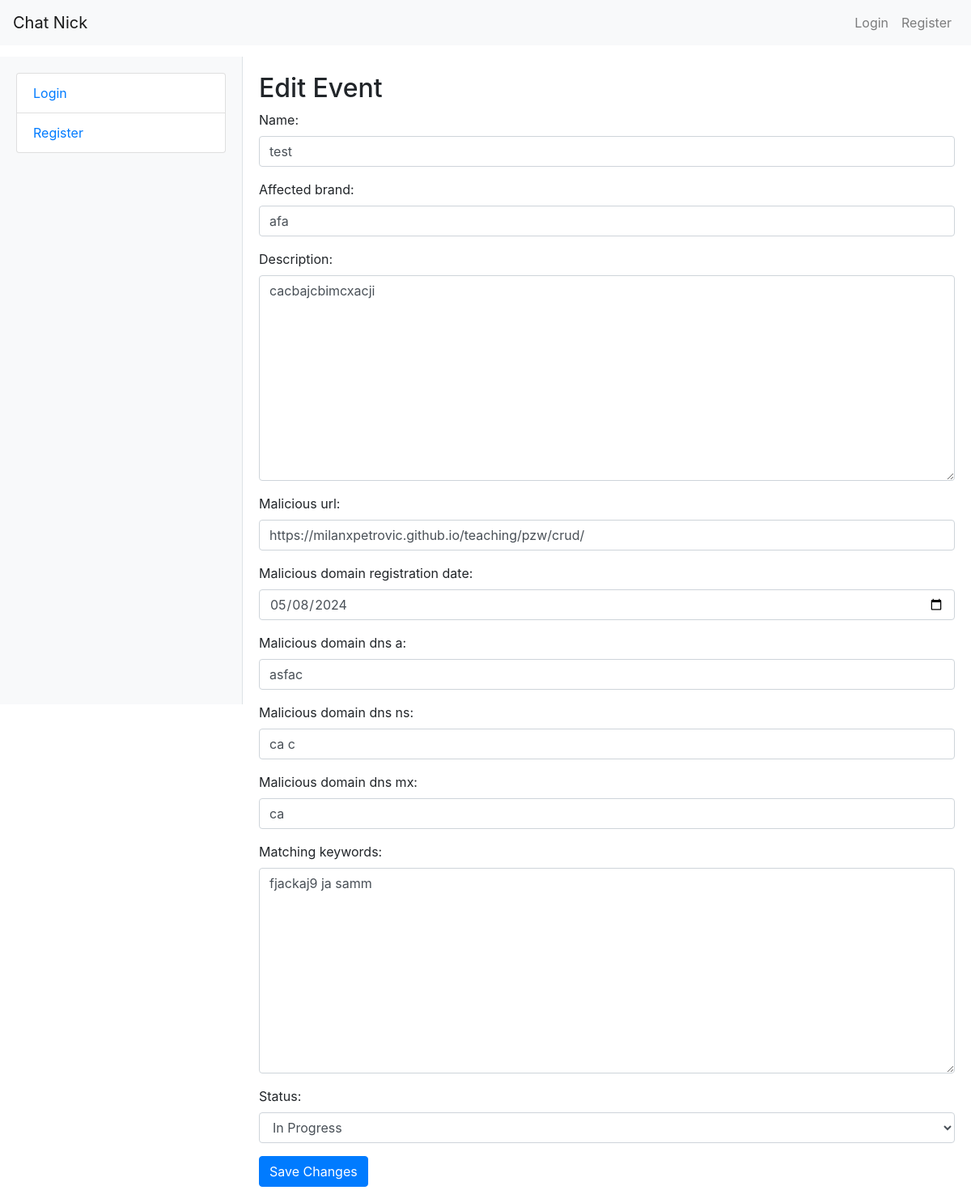
The page /edit_event/2/ on the database its author committed.
### main/models.py (models this page shows)
class Event(models.Model):
    STATUS_CHOICES = [
        ('todo', 'To Do'),
        ('in_progress', 'In Progress'),
        ('done', 'Done'),
    ]
    name = models.CharField(max_length=255)
    creation_datetime = models.DateTimeField(auto_now_add=True)
    affected_brand = models.CharField(max_length=255)
    description = models.TextField(max_length=1500)
    malicious_url = models.URLField()
    malicious_domain_registration_date = models.DateField(default=date.today)  # Set default to today's date
    malicious_domain_dns_a = models.CharField(max_length=255)
    malicious_domain_dns_ns = models.CharField(max_length=255)
    malicious_domain_dns_mx = models.CharField(max_length=255)
    matching_keywords = models.TextField()
    status = models.CharField(max_length=20, choices=STATUS_CHOICES, default='todo')

### main/views.py (the view)
# urls.py: path('edit_event/<int:event_id>/', views.edit_event, name='edit_event'),  # URL za uređivanje događaja
def edit_event(request, event_id):
    event = get_object_or_404(Event, id=event_id)
    if request.method == 'POST':
        event_form = EventForm(request.POST, instance=event)
        if event_form.is_valid():
            event_form.save()
            return redirect('main:event_list')
    else:
        event_form = EventForm(instance=event)
    return render(request, 'edit_event.html', {'event_form': event_form})

### main/templates/edit_event.html (shortened to what this page needs)
{% extends 'landing.html' %}
{% block content %}
  <h2>Edit Event</h2>
  <form method="post">
    {{ event_form.as_p }}
    <button type="submit" class="btn btn-primary">Save Changes</button>
  </form>
{% endblock %}

### main/templates/landing.html (style rules this page uses)
body { padding-top: 70px; }

### rows shown on the page
Event: name "test", affected_brand "afa", description "cacbajcbimcxacji", malicious_url "https://milanxpetrovic.github.io/teaching/pzw/crud/", malicious_domain_registration_date "05/08/2024", malicious_domain_dns_a "asfac", malicious_domain_dns_ns "ca c", malicious_domain_dns_mx "ca", matching_keywords "fjackaj9 ja samm", status "In Progress"
